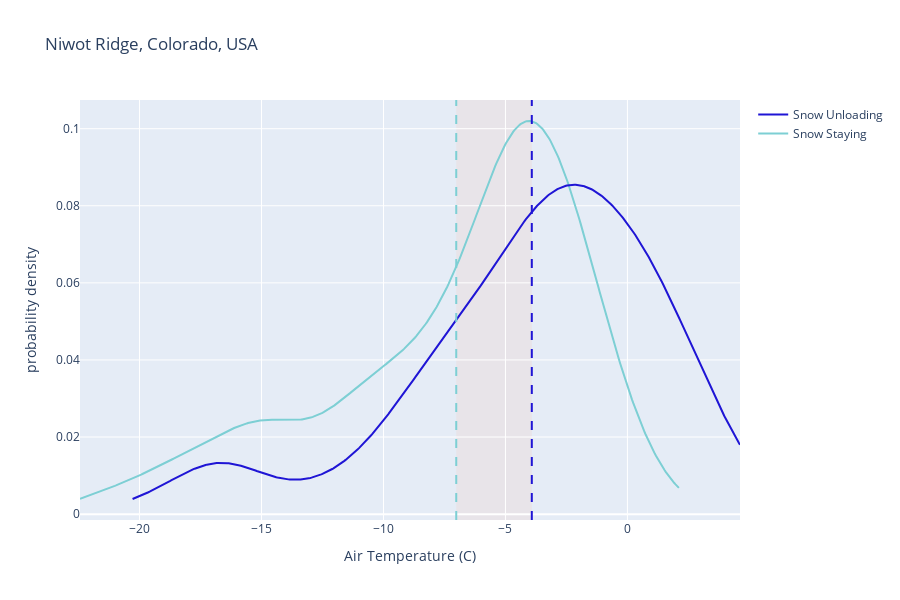

Notebook source saved alongside this figure:
### Code cell
# define data 
x1 = niwot_df_snowstay.temp
x2 = niwot_df_snowunload.temp
hist_data = [x1, x2]

# set plot constants 
group_labels = ['Snow Staying', 'Snow Unloading']
colors = [colorsnow, colorsnowunload] # my colors 

# create distplot 1
fig = ff.create_distplot(hist_data, group_labels, bin_size=bintemp, colors=colors, 
                             show_hist=False, show_rug=False,
                             curve_type='kde') # override deafult "kde" curve.. look inot this 

fig.add_vline(x=np.mean(x1), line_color=colorsnow, line_dash='dash')
fig.add_vline(x=np.mean(x2), line_color=colorsnowunload, line_dash='dash')
fig.add_vrect(x0=np.mean(x1), x1=np.mean(x2), fillcolor="LightSalmon", opacity=0.1, layer="below", line_width=0)

fig.update_layout(title=nameniwot, width=900, height=600, yaxis_title="probability density", xaxis_title=nametemp)
fig.show()

### Figure 1 — Plotly figure (JSON) as saved in the notebook; plotly's stock layout.template omitted (floating-point values rounded to 4 significant figures; data arrays with more than 128 entries replaced by an {"elided": "..."} marker saying what was removed)
{"data": [{"legendgroup": "Snow Staying", "marker": {"color": "#7dcfd4"}, "mode": "lines", "name": "Snow Staying", "showlegend": true, "type": "scatter", "x": {"elided": "500 float values"}, "xaxis": "x", "y": {"elided": "500 float values"}, "yaxis": "y"}, {"legendgroup": "Snow Unloading", "marker": {"color": "#1F15D5"}, "mode": "lines", "name": "Snow Unloading", "showlegend": true, "type": "scatter", "x": {"elided": "500 float values"}, "xaxis": "x", "y": {"elided": "500 float values"}, "yaxis": "y"}], "layout": {"barmode": "overlay", "height": 600, "hovermode": "closest", "legend": {"traceorder": "reversed"}, "shapes": [{"line": {"color": "#7dcfd4", "dash": "dash"}, "type": "line", "x0": -7.017, "x1": -7.017, "xref": "x", "y0": 0, "y1": 1, "yref": "y domain"}, {"line": {"color": "#1F15D5", "dash": "dash"}, "type": "line", "x0": -3.92, "x1": -3.92, "xref": "x", "y0": 0, "y1": 1, "yref": "y domain"}, {"fillcolor": "LightSalmon", "layer": "below", "line": {"width": 0}, "opacity": 0.1, "type": "rect", "x0": -7.017, "x1": -3.92, "xref": "x", "y0": 0, "y1": 1, "yref": "y domain"}], "title": {"text": "Niwot Ridge, Colorado, USA"}, "width": 900, "xaxis": {"anchor": "y2", "domain": [0, 1], "title": {"text": "Air Temperature (C)"}, "zeroline": false}, "yaxis": {"anchor": "free", "domain": [0, 1], "position": 0, "title": {"text": "probability density"}}}}
